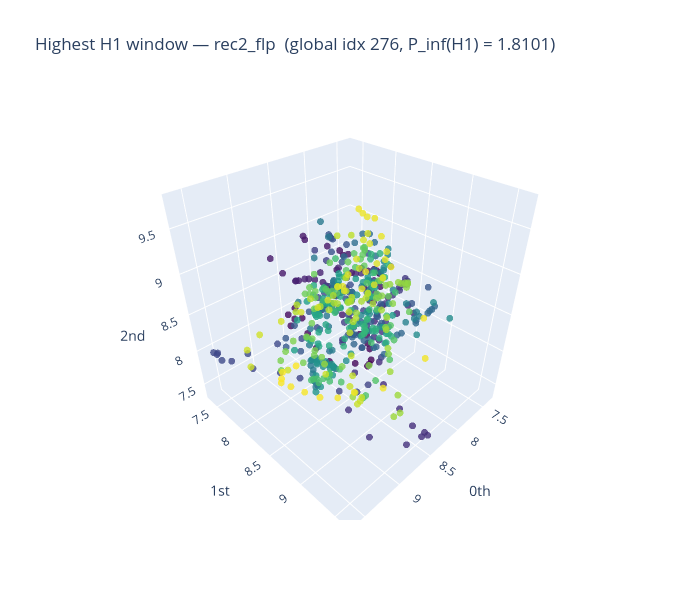

The notebook cell saved with this chart:
### Markdown cell above
### Save point clouds & persistence features over selected ranges

 For every (recording, channel) combination we restrict to the windows
 selected by REC*_HODGE_RANGE and save to ../outputs/:
   - point clouds (Takens embeddings) as .npz
   - PE / AMP / BC arrays as .npz  +  per-window summary CSV
 Finally we visualise (via giotto-tda) the point cloud with the
 highest H1 persistence within the selected ranges — restricted to FLP.

### Code cell
from gtda.plotting import plot_point_cloud

OUT_DIR = pathlib.Path('../outputs')
OUT_DIR.mkdir(parents=True, exist_ok=True)

_SELECTED = [
    ('rec1_bhp', p1_bhp, m1_bhp),
    ('rec1_flp', p1_flp, m1_flp),
    ('rec2_bhp', p2_bhp, m2_bhp),
    ('rec2_flp', p2_flp, m2_flp),
]

# Restrict the highest-H1 search to the FLP channel only — the FLP signal
# is the basis for point-cloud visualisation and ε selection.
_FLP_TAGS = ('rec1_flp', 'rec2_flp')

_global = dict(val=-np.inf, tag=None, local_i=None, global_i=None,
               embedding=None, diagram=None, pers_row=None)

for _tag, _pl, _mask in _SELECTED:
    _idx_sel   = np.where(_mask)[0]
    _emb_sel   = _pl['embeddings'][_idx_sel]   # (n_sel, n_pts, d)
    _diag_sel  = _pl['diagrams'][_idx_sel]     # (n_sel, n_feats, 3)
    _pers_sel  = _pl['pers'].iloc[_idx_sel].reset_index(drop=True)

    # PE / AMP / BC on the selected diagrams
    _pe_sel  = PE.fit_transform(_diag_sel)     # (n_sel, 3)
    _amp_sel = AMP.fit_transform(_diag_sel)    # (n_sel, 3)
    _bc_sel  = BC.fit_transform(_diag_sel)     # (n_sel, 3, n_bins)

    # ── save point clouds + diagrams + features ───────────────────────────
    _pc_path = OUT_DIR / f"nb02_pointclouds_{_tag}.npz"
    np.savez_compressed(
        _pc_path,
        embeddings=_emb_sel,
        diagrams=_diag_sel,
        time=_pers_sel['time'].values,
        window_index=_idx_sel.astype(np.int64),
    )

    _feat_path = OUT_DIR / f"nb02_persfeatures_{_tag}.npz"
    np.savez_compressed(
        _feat_path,
        entropy=_pe_sel,        # columns: H0, H1, H2
        amplitude=_amp_sel,     # columns: H0, H1, H2
        betti=_bc_sel,          # (n_sel, 3, n_bins)
        time=_pers_sel['time'].values,
        window_index=_idx_sel.astype(np.int64),
    )

    _summary = pd.DataFrame({
        'window_index': _idx_sel,
        'time_s':       _pers_sel['time'].values,
        'entropy_h0':   _pe_sel[:, 0],
        'entropy_h1':   _pe_sel[:, 1],
        'entropy_h2':   _pe_sel[:, 2],
        'p_inf_h0':     _amp_sel[:, 0],
        'p_inf_h1':     _amp_sel[:, 1],
        'p_inf_h2':     _amp_sel[:, 2],
        'mean_betti0':  _bc_sel[:, 0, :].mean(axis=1),
        'mean_betti1':  _bc_sel[:, 1, :].mean(axis=1),
        'mean_betti2':  _bc_sel[:, 2, :].mean(axis=1),
    })
    _summary.to_csv(OUT_DIR / f"nb02_persfeatures_{_tag}.csv", index=False)

    print(f"  [{_tag}]  {len(_idx_sel):3d} windows  →  "
          f"{_pc_path.name}, {_feat_path.name}")

    # track global max H1 persistence within selected windows (FLP only)
    if _tag not in _FLP_TAGS:
        continue
    _local_i = int(np.argmax(_amp_sel[:, 1]))
    _val     = float(_amp_sel[_local_i, 1])
    if _val > _global['val']:
        _global.update(
            val=_val, tag=_tag, local_i=_local_i,
            global_i=int(_idx_sel[_local_i]),
            embedding=_emb_sel[_local_i],
            diagram=_diag_sel[_local_i],
            pers_row=_summary.iloc[_local_i],
        )

print(f"\nHighest H1 persistence over selected ranges (FLP only): "
      f"{_global['val']:.4f}  ({_global['tag']}, window {_global['global_i']})")

# ── Giotto-TDA point-cloud visualisation (auto-PCA to 3D) ─────────────────
_emb_top = _global['embedding']
_fig_pc  = plot_point_cloud(
    _emb_top,
    dimension=3,
    plotly_params={
        'layout': {
            'title': (
                f"Highest H1 window — {_global['tag']}  "
                f"(global idx {_global['global_i']}, "
                f"P_inf(H1) = {_global['val']:.4f})"
            ),
            'width':  700,
            'height': 600,
        }
    },
)
_fig_pc.show()

### Figure 1 — Plotly figure (JSON) as saved in the notebook; plotly's stock layout.template omitted (floating-point values rounded to 4 significant figures; data arrays with more than 128 entries replaced by an {"elided": "..."} marker saying what was removed)
{"data": [{"marker": {"color": {"elided": "538 int values"}, "colorscale": [[0, "#440154"], [0.1111, "#482878"], [0.2222, "#3e4989"], [0.3333, "#31688e"], [0.4444, "#26828e"], [0.5556, "#1f9e89"], [0.6667, "#35b779"], [0.7778, "#6ece58"], [0.8889, "#b5de2b"], [1, "#fde725"]], "opacity": 0.8, "size": 4}, "mode": "markers", "type": "scatter3d", "x": {"elided": "538 float values"}, "y": {"elided": "538 float values"}, "z": {"elided": "538 float values"}}], "layout": {"height": 600, "scene": {"xaxis": {"exponentformat": "e", "showexponent": "all", "title": {"text": "0th"}, "type": "linear"}, "yaxis": {"exponentformat": "e", "showexponent": "all", "title": {"text": "1st"}, "type": "linear"}, "zaxis": {"exponentformat": "e", "showexponent": "all", "title": {"text": "2nd"}, "type": "linear"}}, "title": {"text": "Highest H1 window — rec2_flp  (global idx 276, P_inf(H1) = 1.8101)"}, "width": 700}}
